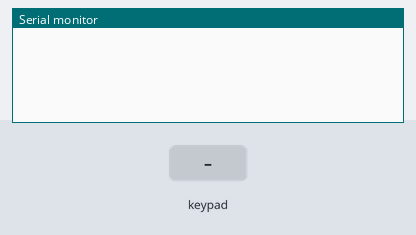
Bench run of a sketch on a simulated Arduino Uno, built with avr-gcc and run on an emulated ATmega328P. On the bench: the last lines printed to the serial monitor. The inputs (shaded band) are chosen by the test bench.

Above: at 1.2 s.
1.3 s: key '1' pressed
At 2.3 s:
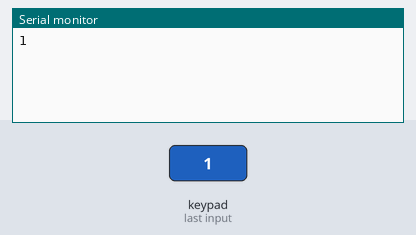
2.8 s: keypad keys 1 0 9 8 6 # pressed 0.4 s apart
At 6.2 s:
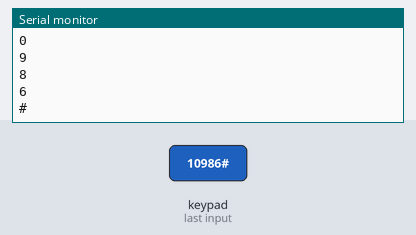
6.7 s: key 'A' pressed
At 7.6 s:
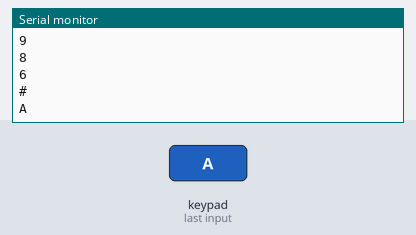
8.2 s: keypad keys 1 0 9 8 6 * pressed 0.4 s apart
At 11.5 s:
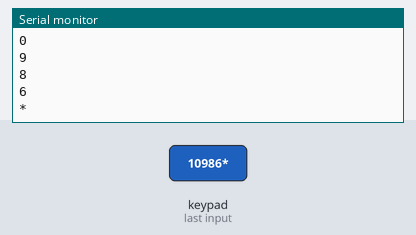
12.1 s: key 'B' pressed
At 13.2 s:
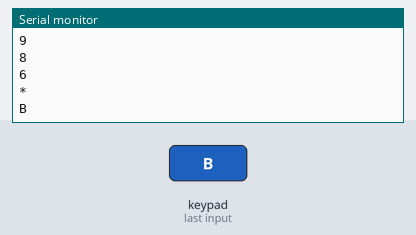
13.6 s: keypad keys 1 0 9 8 6 D pressed 0.4 s apart
At 16.8 s:
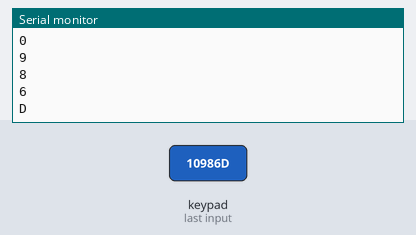
Timing chart, 0 to 18.3 s (numbered marks = the images above; inputs shaded):
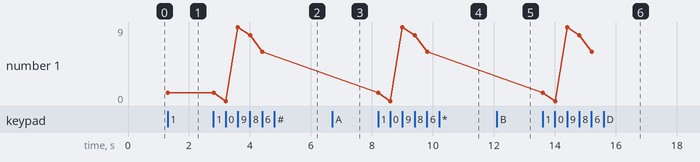

Measured:
- after the input at 1.3 s, the serial monitor: prints a new line at once (image 1)
- after the input at 2.8 s, the serial monitor: prints a new line after 0.41 s (image 2)
- after the input at 6.7 s, the serial monitor: prints a new line at once (image 3)
- after the input at 8.2 s, the serial monitor: prints a new line at once (image 4)
- after the input at 12.1 s, the serial monitor: prints a new line at once (image 5)
- after the input at 13.6 s, the serial monitor: prints a new line at once (image 6)
- plotted number 1: 1 → 6 after the input at 2.8 s

The sketch:

CustomKeypad.ino
```cpp
#include <Keypad.h>

const byte ROWS = 4; //four rows
const byte COLS = 4; //three columns
char keys[ROWS][COLS] = {
  {'1','2','3','A'},
  {'4','5','6','B'},
  {'7','8','9','C'},
  {'*','0','#','D'}
};
byte rowPins[ROWS] = {10, 9, 8, 6}; //connect to the row pinouts of the keypad
byte colPins[COLS] = {5, 4, 3, 2}; //connect to the column pinouts of the keypad

Keypad keypad = Keypad( makeKeymap(keys), rowPins, colPins, ROWS, COLS );

void setup(){
  Serial.begin(9600);
}

void loop(){
  char key = keypad.getKey();

  if (key){
    Serial.println(key);
  }
}
```
